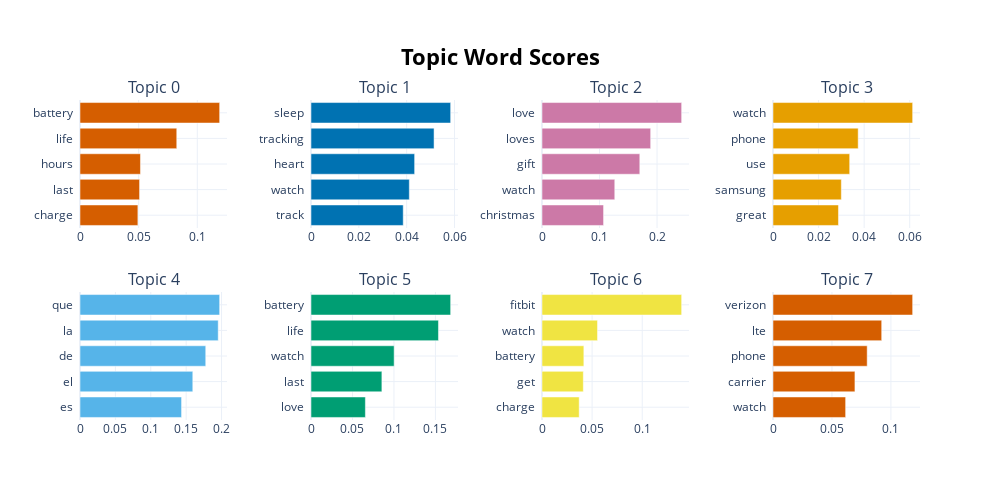

The notebook cell this image was saved under:
### Code cell
model.visualize_barchart()

### Figure 1 — Plotly figure (JSON) as saved in the notebook; plotly's stock layout.template omitted (floating-point values rounded to 4 significant figures)
{"data": [{"marker": {"color": "#D55E00"}, "orientation": "h", "type": "bar", "x": [0.04935, 0.05078, 0.05154, 0.08249, 0.1191], "xaxis": "x", "y": ["charge  ", "last  ", "hours  ", "life  ", "battery  "], "yaxis": "y"}, {"marker": {"color": "#0072B2"}, "orientation": "h", "type": "bar", "x": [0.03856, 0.0411, 0.04332, 0.05145, 0.05838], "xaxis": "x2", "y": ["track  ", "watch  ", "heart  ", "tracking  ", "sleep  "], "yaxis": "y2"}, {"marker": {"color": "#CC79A7"}, "orientation": "h", "type": "bar", "x": [0.107, 0.1265, 0.17, 0.1889, 0.2427], "xaxis": "x3", "y": ["christmas  ", "watch  ", "gift  ", "loves  ", "love  "], "yaxis": "y3"}, {"marker": {"color": "#E69F00"}, "orientation": "h", "type": "bar", "x": [0.02873, 0.02999, 0.03366, 0.03739, 0.0613], "xaxis": "x4", "y": ["great  ", "samsung  ", "use  ", "phone  ", "watch  "], "yaxis": "y4"}, {"marker": {"color": "#56B4E9"}, "orientation": "h", "type": "bar", "x": [0.1435, 0.1593, 0.1777, 0.1953, 0.1973], "xaxis": "x5", "y": ["es  ", "el  ", "de  ", "la  ", "que  "], "yaxis": "y5"}, {"marker": {"color": "#009E73"}, "orientation": "h", "type": "bar", "x": [0.06557, 0.08546, 0.1002, 0.1537, 0.1684], "xaxis": "x6", "y": ["love  ", "last  ", "watch  ", "life  ", "battery  "], "yaxis": "y6"}, {"marker": {"color": "#F0E442"}, "orientation": "h", "type": "bar", "x": [0.0371, 0.04123, 0.04175, 0.05539, 0.1393], "xaxis": "x7", "y": ["charge  ", "get  ", "battery  ", "watch  ", "fitbit  "], "yaxis": "y7"}, {"marker": {"color": "#D55E00"}, "orientation": "h", "type": "bar", "x": [0.0616, 0.06948, 0.07987, 0.09218, 0.1184], "xaxis": "x8", "y": ["watch  ", "carrier  ", "phone  ", "lte  ", "verizon  "], "yaxis": "y8"}], "layout": {"annotations": [{"font": {"size": 16}, "showarrow": false, "text": "Topic 0", "x": 0.0875, "xanchor": "center", "xref": "paper", "y": 1, "yanchor": "bottom", "yref": "paper"}, {"font": {"size": 16}, "showarrow": false, "text": "Topic 1", "x": 0.3625, "xanchor": "center", "xref": "paper", "y": 1, "yanchor": "bottom", "yref": "paper"}, {"font": {"size": 16}, "showarrow": false, "text": "Topic 2", "x": 0.6375, "xanchor": "center", "xref": "paper", "y": 1, "yanchor": "bottom", "yref": "paper"}, {"font": {"size": 16}, "showarrow": false, "text": "Topic 3", "x": 0.9125, "xanchor": "center", "xref": "paper", "y": 1, "yanchor": "bottom", "yref": "paper"}, {"font": {"size": 16}, "showarrow": false, "text": "Topic 4", "x": 0.0875, "xanchor": "center", "xref": "paper", "y": 0.4, "yanchor": "bottom", "yref": "paper"}, {"font": {"size": 16}, "showarrow": false, "text": "Topic 5", "x": 0.3625, "xanchor": "center", "xref": "paper", "y": 0.4, "yanchor": "bottom", "yref": "paper"}, {"font": {"size": 16}, "showarrow": false, "text": "Topic 6", "x": 0.6375, "xanchor": "center", "xref": "paper", "y": 0.4, "yanchor": "bottom", "yref": "paper"}, {"font": {"size": 16}, "showarrow": false, "text": "Topic 7", "x": 0.9125, "xanchor": "center", "xref": "paper", "y": 0.4, "yanchor": "bottom", "yref": "paper"}], "height": 500, "hoverlabel": {"bgcolor": "white", "font": {"family": "Rockwell", "size": 16}}, "showlegend": false, "title": {"font": {"color": "Black", "size": 22}, "text": "<b>Topic Word Scores", "x": 0.5, "xanchor": "center", "yanchor": "top"}, "width": 1000, "xaxis": {"anchor": "y", "domain": [0, 0.175], "showgrid": true}, "xaxis2": {"anchor": "y2", "domain": [0.275, 0.45], "showgrid": true}, "xaxis3": {"anchor": "y3", "domain": [0.55, 0.725], "showgrid": true}, "xaxis4": {"anchor": "y4", "domain": [0.825, 1], "showgrid": true}, "xaxis5": {"anchor": "y5", "domain": [0, 0.175], "showgrid": true}, "xaxis6": {"anchor": "y6", "domain": [0.275, 0.45], "showgrid": true}, "xaxis7": {"anchor": "y7", "domain": [0.55, 0.725], "showgrid": true}, "xaxis8": {"anchor": "y8", "domain": [0.825, 1], "showgrid": true}, "yaxis": {"anchor": "x", "domain": [0.6, 1], "showgrid": true}, "yaxis2": {"anchor": "x2", "domain": [0.6, 1], "showgrid": true}, "yaxis3": {"anchor": "x3", "domain": [0.6, 1], "showgrid": true}, "yaxis4": {"anchor": "x4", "domain": [0.6, 1], "showgrid": true}, "yaxis5": {"anchor": "x5", "domain": [0, 0.4], "showgrid": true}, "yaxis6": {"anchor": "x6", "domain": [0, 0.4], "showgrid": true}, "yaxis7": {"anchor": "x7", "domain": [0, 0.4], "showgrid": true}, "yaxis8": {"anchor": "x8", "domain": [0, 0.4], "showgrid": true}}}
